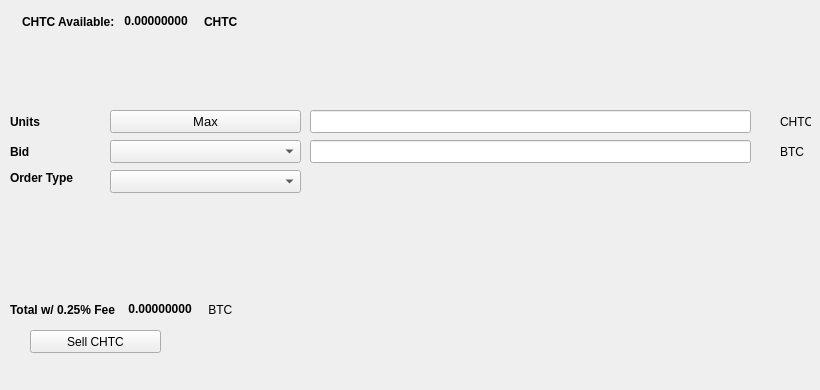
   <widget class="QWidget" name="SellTab">
    <attribute name="title">
     <string>Sell</string>
    </attribute>
    <widget class="QLabel" name="label_16">
     <property name="geometry">
      <rect>
       <x>780</x>
       <y>140</y>
       <width>31</width>
       <height>23</height>
      </rect>
     </property>
     <property name="text">
      <string>BTC</string>
     </property>
    </widget>
    <widget class="QComboBox" name="SellBidcomboBox">
     <property name="geometry">
      <rect>
       <x>110</x>
       <y>140</y>
       <width>191</width>
       <height>23</height>
      </rect>
     </property>
     <property name="font">
      <font>
       <pointsize>10</pointsize>
      </font>
     </property>
    </widget>
    <widget class="QLabel" name="label_18">
     <property name="geometry">
      <rect>
       <x>10</x>
       <y>110</y>
       <width>46</width>
       <height>23</height>
      </rect>
     </property>
     <property name="font">
      <font>
       <weight>75</weight>
       <bold>true</bold>
      </font>
     </property>
     <property name="text">
      <string>Units</string>
     </property>
    </widget>
    <widget class="QPushButton" name="Sell_Max_Amount">
     <property name="geometry">
      <rect>
       <x>110</x>
       <y>110</y>
       <width>191</width>
       <height>23</height>
      </rect>
     </property>
     <property name="font">
      <font>
       <pointsize>10</pointsize>
      </font>
     </property>
     <property name="text">
      <string>Max</string>
     </property>
    </widget>
    <widget class="QLabel" name="label_20">
     <property name="geometry">
      <rect>
       <x>10</x>
       <y>170</y>
       <width>91</width>
       <height>16</height>
      </rect>
     </property>
     <property name="font">
      <font>
       <weight>75</weight>
       <bold>true</bold>
      </font>
     </property>
     <property name="text">
      <string>Order Type</string>
     </property>
    </widget>
    <widget class="QComboBox" name="SellOrdertypeCombo">
     <property name="geometry">
      <rect>
       <x>110</x>
       <y>170</y>
       <width>191</width>
       <height>23</height>
      </rect>
     </property>
     <property name="font">
      <font>
       <pointsize>10</pointsize>
      </font>
     </property>
    </widget>
    <widget class="QLabel" name="label_21">
     <property name="geometry">
      <rect>
       <x>10</x>
       <y>140</y>
       <width>46</width>
       <height>23</height>
      </rect>
     </property>
     <property name="font">
      <font>
       <weight>75</weight>
       <bold>true</bold>
      </font>
     </property>
     <property name="text">
      <string>Bid</string>
     </property>
    </widget>
    <widget class="QLabel" name="label_22">
     <property name="geometry">
      <rect>
       <x>780</x>
       <y>110</y>
       <width>31</width>
       <height>23</height>
      </rect>
     </property>
     <property name="text">
      <string>CHTC</string>
     </property>
    </widget>
    <widget class="QLineEdit" name="UnitsInputCHTC">
     <property name="geometry">
      <rect>
       <x>310</x>
       <y>110</y>
       <width>441</width>
       <height>23</height>
      </rect>
     </property>
     <property name="font">
      <font>
       <pointsize>9</pointsize>
       <weight>75</weight>
       <bold>true</bold>
      </font>
     </property>
    </widget>
    <widget class="QLineEdit" name="SellBidPriceEdit">
     <property name="geometry">
      <rect>
       <x>310</x>
       <y>140</y>
       <width>441</width>
       <height>23</height>
      </rect>
     </property>
     <property name="font">
      <font>
       <pointsize>9</pointsize>
       <weight>75</weight>
       <bold>true</bold>
      </font>
     </property>
    </widget>
    <widget class="QPushButton" name="SellCHTCBTN">
     <property name="geometry">
      <rect>
       <x>30</x>
       <y>330</y>
       <width>131</width>
       <height>23</height>
      </rect>
     </property>
     <property name="text">
      <string>Sell CHTC</string>
     </property>
     <property name="icon">
      <iconset resource="../chtc">
       <normaloff>:/icons/bitcoin</normaloff>:/icons/bitcoin</iconset>
     </property>
    </widget>
    <widget class="QWidget" name="layoutWidget3">
     <property name="geometry">
      <rect>
       <x>22</x>
       <y>12</y>
       <width>258</width>
       <height>19</height>
      </rect>
     </property>
     <layout class="QHBoxLayout" name="horizontalLayout">
      <item>
       <widget class="QLabel" name="label232_2">
        <property name="font">
         <font>
          <weight>75</weight>
          <bold>true</bold>
         </font>
        </property>
        <property name="text">
         <string>CHTC Available:</string>
        </property>
       </widget>
      </item>
      <item>
       <widget class="QLabel" name="CHTCAvailableLabel">
        <property name="palette">
         <palette>
          <active>
           <colorrole role="WindowText">
            <brush brushstyle="SolidPattern">
             <color alpha="255">
              <red>0</red>
              <green>0</green>
              <blue>0</blue>
             </color>
            </brush>
           </colorrole>
           <colorrole role="Button">
            <brush brushstyle="SolidPattern">
             <color alpha="255">
              <red>0</red>
              <green>170</green>
              <blue>0</blue>
             </color>
            </brush>
           </colorrole>
           <colorrole role="Light">
            <brush brushstyle="SolidPattern">
             <color alpha="255">
              <red>0</red>
              <green>255</green>
              <blue>0</blue>
             </color>
            </brush>
           </colorrole>
           <colorrole role="Midlight">
            <brush brushstyle="SolidPattern">
             <color alpha="255">
              <red>0</red>
              <green>212</green>
              <blue>0</blue>
             </color>
            </brush>
           </colorrole>
           <colorrole role="Dark">
            <brush brushstyle="SolidPattern">
             <color alpha="255">
              <red>0</red>
              <green>85</green>
              <blue>0</blue>
             </color>
            </brush>
           </colorrole>
           <colorrole role="Mid">
            <brush brushstyle="SolidPattern">
             <color alpha="255">
              <red>0</red>
              <green>113</green>
              <blue>0</blue>
             </color>
            </brush>
           </colorrole>
           <colorrole role="Text">
            <brush brushstyle="SolidPattern">
             <color alpha="255">
              <red>0</red>
              <green>170</green>
              <blue>0</blue>
             </color>
            </brush>
           </colorrole>
           <colorrole role="BrightText">
            <brush brushstyle="SolidPattern">
             <color alpha="255">
              <red>255</red>
              <green>255</green>
              <blue>255</blue>
             </color>
            </brush>
           </colorrole>
           <colorrole role="ButtonText">
            <brush brushstyle="SolidPattern">
             <color alpha="255">
              <red>0</red>
              <green>0</green>
              <blue>0</blue>
             </color>
            </brush>
           </colorrole>
           <colorrole role="Base">
            <brush brushstyle="SolidPattern">
             <color alpha="255">
              <red>255</red>
              <green>255</green>
              <blue>255</blue>
             </color>
            </brush>
           </colorrole>
           <colorrole role="Window">
            <brush brushstyle="SolidPattern">
             <color alpha="255">
              <red>0</red>
              <green>170</green>
              <blue>0</blue>
             </color>
            </brush>
           </colorrole>
           <colorrole role="Shadow">
            <brush brushstyle="SolidPattern">
             <color alpha="255">
              <red>0</red>
              <green>0</green>
              <blue>0</blue>
             </color>
            </brush>
           </colorrole>
           <colorrole role="AlternateBase">
            <brush brushstyle="SolidPattern">
             <color alpha="255">
              <red>127</red>
              <green>212</green>
              <blue>127</blue>
             </color>
            </brush>
           </colorrole>
           <colorrole role="ToolTipBase">
            <brush brushstyle="SolidPattern">
             <color alpha="255">
              <red>255</red>
              <green>255</green>
              <blue>220</blue>
             </color>
            </brush>
           </colorrole>
           <colorrole role="ToolTipText">
            <brush brushstyle="SolidPattern">
             <color alpha="255">
              <red>0</red>
              <green>0</green>
              <blue>0</blue>
             </color>
            </brush>
           </colorrole>
          </active>
          <inactive>
           <colorrole role="WindowText">
            <brush brushstyle="SolidPattern">
             <color alpha="255">
              <red>0</red>
              <green>0</green>
              <blue>0</blue>
             </color>
            </brush>
           </colorrole>
           <colorrole role="Button">
            <brush brushstyle="SolidPattern">
             <color alpha="255">
              <red>0</red>
              <green>170</green>
              <blue>0</blue>
             </color>
            </brush>
           </colorrole>
           <colorrole role="Light">
            <brush brushstyle="SolidPattern">
             <color alpha="255">
              <red>0</red>
              <green>255</green>
              <blue>0</blue>
             </color>
            </brush>
           </colorrole>
           <colorrole role="Midlight">
            <brush brushstyle="SolidPattern">
             <color alpha="255">
              <red>0</red>
              <green>212</green>
              <blue>0</blue>
             </color>
            </brush>
           </colorrole>
           <colorrole role="Dark">
            <brush brushstyle="SolidPattern">
             <color alpha="255">
              <red>0</red>
              <green>85</green>
              <blue>0</blue>
             </color>
            </brush>
           </colorrole>
           <colorrole role="Mid">
            <brush brushstyle="SolidPattern">
             <color alpha="255">
              <red>0</red>
              <green>113</green>
              <blue>0</blue>
             </color>
            </brush>
           </colorrole>
           <colorrole role="Text">
            <brush brushstyle="SolidPattern">
             <color alpha="255">
              <red>0</red>
              <green>170</green>
              <blue>0</blue>
             </color>
            </brush>
           </colorrole>
           <colorrole role="BrightText">
            <brush brushstyle="SolidPattern">
             <color alpha="255">
              <red>255</red>
              <green>255</green>
              <blue>255</blue>
             </color>
            </brush>
           </colorrole>
           <colorrole role="ButtonText">
            <brush brushstyle="SolidPattern">
             <color alpha="255">
              <red>0</red>
              <green>0</green>
              <blue>0</blue>
             </color>
            </brush>
           </colorrole>
           <colorrole role="Base">
            <brush brushstyle="SolidPattern">
             <color alpha="255">
              <red>255</red>
              <green>255</green>
              <blue>255</blue>
             </color>
            </brush>
           </colorrole>
           <colorrole role="Window">
            <brush brushstyle="SolidPattern">
             <color alpha="255">
              <red>0</red>
              <green>170</green>
              <blue>0</blue>
             </color>
            </brush>
           </colorrole>
           <colorrole role="Shadow">
            <brush brushstyle="SolidPattern">
             <color alpha="255">
              <red>0</red>
              <green>0</green>
              <blue>0</blue>
             </color>
            </brush>
           </colorrole>
           <colorrole role="AlternateBase">
            <brush brushstyle="SolidPattern">
             <color alpha="255">
              <red>127</red>
              <green>212</green>
              <blue>127</blue>
             </color>
            </brush>
           </colorrole>
           <colorrole role="ToolTipBase">
            <brush brushstyle="SolidPattern">
             <color alpha="255">
              <red>255</red>
              <green>255</green>
              <blue>220</blue>
             </color>
            </brush>
           </colorrole>
           <colorrole role="ToolTipText">
            <brush brushstyle="SolidPattern">
             <color alpha="255">
              <red>0</red>
              <green>0</green>
              <blue>0</blue>
             </color>
            </brush>
           </colorrole>
          </inactive>
          <disabled>
           <colorrole role="WindowText">
            <brush brushstyle="SolidPattern">
             <color alpha="255">
              <red>0</red>
              <green>85</green>
              <blue>0</blue>
             </color>
            </brush>
           </colorrole>
           <colorrole role="Button">
            <brush brushstyle="SolidPattern">
             <color alpha="255">
              <red>0</red>
              <green>170</green>
              <blue>0</blue>
             </color>
            </brush>
           </colorrole>
           <colorrole role="Light">
            <brush brushstyle="SolidPattern">
             <color alpha="255">
              <red>0</red>
              <green>255</green>
              <blue>0</blue>
             </color>
            </brush>
           </colorrole>
           <colorrole role="Midlight">
            <brush brushstyle="SolidPattern">
             <color alpha="255">
              <red>0</red>
              <green>212</green>
              <blue>0</blue>
             </color>
            </brush>
           </colorrole>
           <colorrole role="Dark">
            <brush brushstyle="SolidPattern">
             <color alpha="255">
              <red>0</red>
              <green>85</green>
              <blue>0</blue>
             </color>
            </brush>
           </colorrole>
           <colorrole role="Mid">
            <brush brushstyle="SolidPattern">
             <color alpha="255">
              <red>0</red>
              <green>113</green>
              <blue>0</blue>
             </color>
            </brush>
           </colorrole>
           <colorrole role="Text">
            <brush brushstyle="SolidPattern">
             <color alpha="255">
              <red>0</red>
              <green>85</green>
              <blue>0</blue>
             </color>
            </brush>
           </colorrole>
           <colorrole role="BrightText">
            <brush brushstyle="SolidPattern">
             <color alpha="255">
              <red>255</red>
              <green>255</green>
              <blue>255</blue>
             </color>
            </brush>
           </colorrole>
           <colorrole role="ButtonText">
            <brush brushstyle="SolidPattern">
             <color alpha="255">
              <red>0</red>
              <green>85</green>
              <blue>0</blue>
             </color>
            </brush>
           </colorrole>
           <colorrole role="Base">
            <brush brushstyle="SolidPattern">
             <color alpha="255">
              <red>0</red>
              <green>170</green>
              <blue>0</blue>
             </color>
            </brush>
           </colorrole>
           <colorrole role="Window">
            <brush brushstyle="SolidPattern">
             <color alpha="255">
              <red>0</red>
              <green>170</green>
              <blue>0</blue>
             </color>
            </brush>
           </colorrole>
           <colorrole role="Shadow">
            <brush brushstyle="SolidPattern">
             <color alpha="255">
              <red>0</red>
              <green>0</green>
              <blue>0</blue>
             </color>
            </brush>
           </colorrole>
           <colorrole role="AlternateBase">
            <brush brushstyle="SolidPattern">
             <color alpha="255">
              <red>0</red>
              <green>170</green>
              <blue>0</blue>
             </color>
            </brush>
           </colorrole>
           <colorrole role="ToolTipBase">
            <brush brushstyle="SolidPattern">
             <color alpha="255">
              <red>255</red>
              <green>255</green>
              <blue>220</blue>
             </color>
            </brush>
           </colorrole>
           <colorrole role="ToolTipText">
            <brush brushstyle="SolidPattern">
             <color alpha="255">
              <red>0</red>
              <green>0</green>
              <blue>0</blue>
             </color>
            </brush>
           </colorrole>
          </disabled>
         </palette>
        </property>
        <property name="font">
         <font>
          <weight>75</weight>
          <bold>true</bold>
         </font>
        </property>
        <property name="text">
         <string> 0.00000000 </string>
        </property>
        <property name="textInteractionFlags">
         <set>Qt::LinksAccessibleByMouse|Qt::TextSelectableByKeyboard|Qt::TextSelectableByMouse</set>
        </property>
       </widget>
      </item>
      <item>
       <widget class="QLabel" name="labelCHTC">
        <property name="font">
         <font>
          <weight>75</weight>
          <bold>true</bold>
         </font>
        </property>
        <property name="text">
         <string>CHTC</string>
        </property>
       </widget>
      </item>
     </layout>
    </widget>
    <widget class="QWidget" name="layoutWidget">
     <property name="geometry">
      <rect>
       <x>10</x>
       <y>300</y>
       <width>268</width>
       <height>19</height>
      </rect>
     </property>
     <layout class="QHBoxLayout" name="horizontalLayout_2">
      <item>
       <widget class="QLabel" name="label_19">
        <property name="font">
         <font>
          <weight>75</weight>
          <bold>true</bold>
         </font>
        </property>
        <property name="text">
         <string>Total w/ 0.25% Fee </string>
        </property>
       </widget>
      </item>
      <item>
       <widget class="QLabel" name="SellCostLabel">
        <property name="palette">
         <palette>
          <active>
           <colorrole role="WindowText">
            <brush brushstyle="SolidPattern">
             <color alpha="255">
              <red>0</red>
              <green>0</green>
              <blue>0</blue>
             </color>
            </brush>
           </colorrole>
           <colorrole role="Button">
            <brush brushstyle="SolidPattern">
             <color alpha="255">
              <red>0</red>
              <green>170</green>
              <blue>0</blue>
             </color>
            </brush>
           </colorrole>
           <colorrole role="Light">
            <brush brushstyle="SolidPattern">
             <color alpha="255">
              <red>0</red>
              <green>255</green>
              <blue>0</blue>
             </color>
            </brush>
           </colorrole>
           <colorrole role="Midlight">
            <brush brushstyle="SolidPattern">
             <color alpha="255">
              <red>0</red>
              <green>212</green>
              <blue>0</blue>
             </color>
            </brush>
           </colorrole>
           <colorrole role="Dark">
            <brush brushstyle="SolidPattern">
             <color alpha="255">
              <red>0</red>
              <green>85</green>
              <blue>0</blue>
             </color>
            </brush>
           </colorrole>
           <colorrole role="Mid">
            <brush brushstyle="SolidPattern">
             <color alpha="255">
              <red>0</red>
              <green>113</green>
              <blue>0</blue>
             </color>
            </brush>
           </colorrole>
           <colorrole role="Text">
            <brush brushstyle="SolidPattern">
             <color alpha="255">
              <red>0</red>
              <green>170</green>
              <blue>0</blue>
             </color>
            </brush>
           </colorrole>
           <colorrole role="BrightText">
            <brush brushstyle="SolidPattern">
             <color alpha="255">
              <red>255</red>
              <green>255</green>
              <blue>255</blue>
             </color>
            </brush>
           </colorrole>
           <colorrole role="ButtonText">
            <brush brushstyle="SolidPattern">
             <color alpha="255">
              <red>0</red>
              <green>0</green>
              <blue>0</blue>
             </color>
            </brush>
           </colorrole>
           <colorrole role="Base">
            <brush brushstyle="SolidPattern">
             <color alpha="255">
              <red>255</red>
              <green>255</green>
              <blue>255</blue>
             </color>
            </brush>
           </colorrole>
           <colorrole role="Window">
            <brush brushstyle="SolidPattern">
             <color alpha="255">
              <red>0</red>
              <green>170</green>
              <blue>0</blue>
             </color>
            </brush>
           </colorrole>
           <colorrole role="Shadow">
            <brush brushstyle="SolidPattern">
             <color alpha="255">
              <red>0</red>
              <green>0</green>
              <blue>0</blue>
             </color>
            </brush>
           </colorrole>
           <colorrole role="AlternateBase">
            <brush brushstyle="SolidPattern">
             <color alpha="255">
              <red>127</red>
              <green>212</green>
              <blue>127</blue>
             </color>
            </brush>
           </colorrole>
           <colorrole role="ToolTipBase">
            <brush brushstyle="SolidPattern">
             <color alpha="255">
              <red>255</red>
              <green>255</green>
              <blue>220</blue>
             </color>
            </brush>
           </colorrole>
           <colorrole role="ToolTipText">
            <brush brushstyle="SolidPattern">
             <color alpha="255">
              <red>0</red>
              <green>0</green>
              <blue>0</blue>
             </color>
            </brush>
           </colorrole>
          </active>
          <inactive>
           <colorrole role="WindowText">
            <brush brushstyle="SolidPattern">
             <color alpha="255">
              <red>0</red>
              <green>0</green>
              <blue>0</blue>
             </color>
            </brush>
           </colorrole>
           <colorrole role="Button">
            <brush brushstyle="SolidPattern">
             <color alpha="255">
              <red>0</red>
              <green>170</green>
              <blue>0</blue>
             </color>
            </brush>
           </colorrole>
           <colorrole role="Light">
            <brush brushstyle="SolidPattern">
             <color alpha="255">
              <red>0</red>
              <green>255</green>
              <blue>0</blue>
             </color>
            </brush>
           </colorrole>
           <colorrole role="Midlight">
            <brush brushstyle="SolidPattern">
             <color alpha="255">
              <red>0</red>
              <green>212</green>
              <blue>0</blue>
             </color>
            </brush>
           </colorrole>
           <colorrole role="Dark">
            <brush brushstyle="SolidPattern">
             <color alpha="255">
              <red>0</red>
              <green>85</green>
              <blue>0</blue>
             </color>
            </brush>
           </colorrole>
           <colorrole role="Mid">
            <brush brushstyle="SolidPattern">
             <color alpha="255">
              <red>0</red>
              <green>113</green>
              <blue>0</blue>
             </color>
            </brush>
           </colorrole>
           <colorrole role="Text">
            <brush brushstyle="SolidPattern">
             <color alpha="255">
              <red>0</red>
              <green>170</green>
              <blue>0</blue>
             </color>
            </brush>
           </colorrole>
           <colorrole role="BrightText">
            <brush brushstyle="SolidPattern">
             <color alpha="255">
              <red>255</red>
              <green>255</green>
              <blue>255</blue>
             </color>
            </brush>
           </colorrole>
           <colorrole role="ButtonText">
            <brush brushstyle="SolidPattern">
             <color alpha="255">
              <red>0</red>
              <green>0</green>
              <blue>0</blue>
             </color>
            </brush>
           </colorrole>
           <colorrole role="Base">
            <brush brushstyle="SolidPattern">
             <color alpha="255">
              <red>255</red>
              <green>255</green>
              <blue>255</blue>
             </color>
            </brush>
           </colorrole>
           <colorrole role="Window">
            <brush brushstyle="SolidPattern">
             <color alpha="255">
              <red>0</red>
              <green>170</green>
              <blue>0</blue>
             </color>
            </brush>
           </colorrole>
           <colorrole role="Shadow">
            <brush brushstyle="SolidPattern">
             <color alpha="255">
              <red>0</red>
              <green>0</green>
              <blue>0</blue>
             </color>
            </brush>
           </colorrole>
           <colorrole role="AlternateBase">
            <brush brushstyle="SolidPattern">
             <color alpha="255">
              <red>127</red>
              <green>212</green>
              <blue>127</blue>
             </color>
            </brush>
           </colorrole>
           <colorrole role="ToolTipBase">
            <brush brushstyle="SolidPattern">
             <color alpha="255">
              <red>255</red>
              <green>255</green>
              <blue>220</blue>
             </color>
            </brush>
           </colorrole>
           <colorrole role="ToolTipText">
            <brush brushstyle="SolidPattern">
             <color alpha="255">
              <red>0</red>
              <green>0</green>
              <blue>0</blue>
             </color>
            </brush>
           </colorrole>
          </inactive>
          <disabled>
           <colorrole role="WindowText">
            <brush brushstyle="SolidPattern">
             <color alpha="255">
              <red>0</red>
              <green>85</green>
              <blue>0</blue>
             </color>
            </brush>
           </colorrole>
           <colorrole role="Button">
            <brush brushstyle="SolidPattern">
             <color alpha="255">
              <red>0</red>
              <green>170</green>
              <blue>0</blue>
             </color>
            </brush>
           </colorrole>
           <colorrole role="Light">
            <brush brushstyle="SolidPattern">
             <color alpha="255">
              <red>0</red>
              <green>255</green>
              <blue>0</blue>
             </color>
            </brush>
           </colorrole>
           <colorrole role="Midlight">
            <brush brushstyle="SolidPattern">
             <color alpha="255">
              <red>0</red>
              <green>212</green>
              <blue>0</blue>
             </color>
            </brush>
           </colorrole>
           <colorrole role="Dark">
            <brush brushstyle="SolidPattern">
             <color alpha="255">
              <red>0</red>
              <green>85</green>
              <blue>0</blue>
             </color>
            </brush>
           </colorrole>
           <colorrole role="Mid">
            <brush brushstyle="SolidPattern">
             <color alpha="255">
              <red>0</red>
              <green>113</green>
              <blue>0</blue>
             </color>
            </brush>
           </colorrole>
           <colorrole role="Text">
            <brush brushstyle="SolidPattern">
             <color alpha="255">
              <red>0</red>
              <green>85</green>
              <blue>0</blue>
             </color>
            </brush>
           </colorrole>
           <colorrole role="BrightText">
            <brush brushstyle="SolidPattern">
             <color alpha="255">
              <red>255</red>
              <green>255</green>
              <blue>255</blue>
             </color>
            </brush>
           </colorrole>
           <colorrole role="ButtonText">
            <brush brushstyle="SolidPattern">
             <color alpha="255">
              <red>0</red>
              <green>85</green>
              <blue>0</blue>
             </color>
            </brush>
           </colorrole>
           <colorrole role="Base">
            <brush brushstyle="SolidPattern">
             <color alpha="255">
              <red>0</red>
              <green>170</green>
              <blue>0</blue>
             </color>
            </brush>
           </colorrole>
           <colorrole role="Window">
            <brush brushstyle="SolidPattern">
             <color alpha="255">
              <red>0</red>
              <green>170</green>
              <blue>0</blue>
             </color>
            </brush>
           </colorrole>
           <colorrole role="Shadow">
            <brush brushstyle="SolidPattern">
             <color alpha="255">
              <red>0</red>
              <green>0</green>
              <blue>0</blue>
             </color>
            </brush>
           </colorrole>
           <colorrole role="AlternateBase">
            <brush brushstyle="SolidPattern">
             <color alpha="255">
              <red>0</red>
              <green>170</green>
              <blue>0</blue>
             </color>
            </brush>
           </colorrole>
           <colorrole role="ToolTipBase">
            <brush brushstyle="SolidPattern">
             <color alpha="255">
              <red>255</red>
              <green>255</green>
              <blue>220</blue>
             </color>
            </brush>
           </colorrole>
           <colorrole role="ToolTipText">
            <brush brushstyle="SolidPattern">
             <color alpha="255">
              <red>0</red>
              <green>0</green>
              <blue>0</blue>
             </color>
            </brush>
           </colorrole>
          </disabled>
         </palette>
        </property>
        <property name="font">
         <font>
          <weight>75</weight>
          <bold>true</bold>
         </font>
        </property>
        <property name="autoFillBackground">
         <bool>false</bool>
        </property>
        <property name="text">
         <string> 0.00000000</string>
        </property>
        <property name="textInteractionFlags">
         <set>Qt::LinksAccessibleByMouse|Qt::TextSelectableByMouse</set>
        </property>
       </widget>
      </item>
      <item>
       <widget class="QLabel" name="label_17">
        <property name="font">
         <font>
          <weight>50</weight>
          <bold>false</bold>
         </font>
        </property>
        <property name="text">
         <string> BTC</string>
        </property>
       </widget>
      </item>
     </layout>
    </widget>
    <widget class="QLabel" name="label_23">
     <property name="geometry">
      <rect>
       <x>460</x>
       <y>300</y>
       <width>281</width>
       <height>81</height>
      </rect>
     </property>
     <property name="text">
      <string/>
     </property>
     <property name="pixmap">
      <pixmap>:/images/bittrex</pixmap>
     </property>
    </widget>
   </widget>
